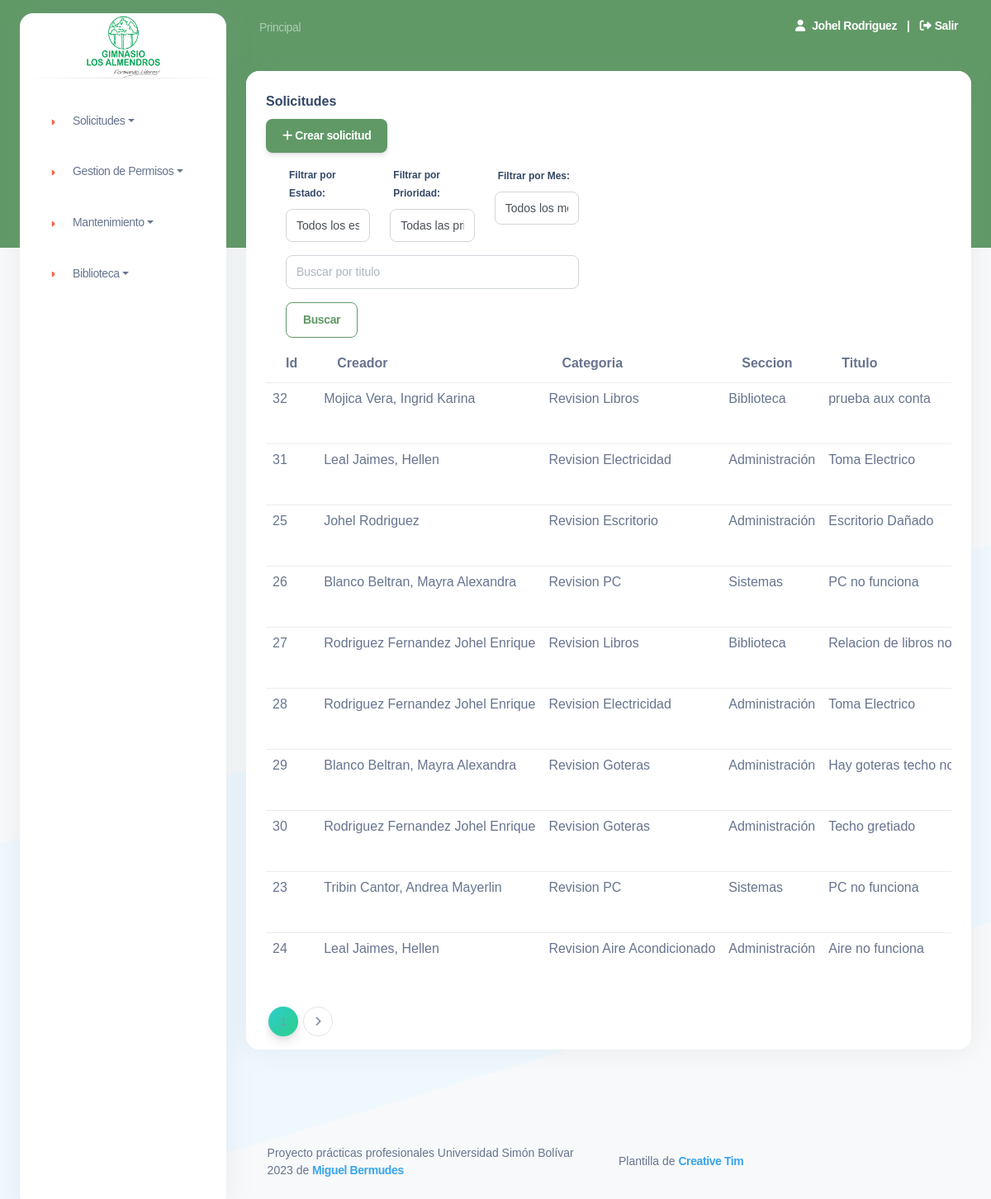
/index.php (signed in), run on the app's committed database.
### tables this page shows
CREATE TABLE `tickets` (
  `id_ticket` int(11) NOT NULL,
  `id_usuario` int(11) NOT NULL,
  `id_categoria` int(11) NOT NULL,
  `titulo` varchar(250) NOT NULL,
  `resumen` text NOT NULL,
  `id_prioridad` int(11) NOT NULL,
  `id_encargado` int(11) NOT NULL,
  `fecha` date NOT NULL,
  `id_estado` int(11) NOT NULL,
  `id_seccion` int(11) NOT NULL,
  `coment_encargado` text NOT NULL,
  `coment_usuario` text NOT NULL,
  `id_satisfaccion` int(11) NOT NULL,
  `imagen` varchar(200) NOT NULL
);

CREATE TABLE `usuarios` (
  `id` int(10) NOT NULL,
  `usuario` varchar(250) NOT NULL,
  `nom_persona` varchar(250) NOT NULL,
  `id_estado` int(11) NOT NULL,
  `email` varchar(250) NOT NULL,
  `password` varchar(250) NOT NULL,
  `tipo_usuario` int(2) NOT NULL,
  `telefono` int(10) NOT NULL,
  `id_seccion` int(11) NOT NULL,
  `id_superior` int(11) NOT NULL,
  `per_tickets` varchar(11) NOT NULL,
  `per_categoria` varchar(11) NOT NULL,
  `per_niveles` varchar(11) NOT NULL,
  `per_seccion` int(11) NOT NULL,
  `per_con` int(11) NOT NULL,
  `per_mistickets` int(11) NOT NULL,
  `per_reserva` int(11) NOT NULL
);

CREATE TABLE `categorias` (
  `id` int(11) NOT NULL,
  `nombre` varchar(100) NOT NULL,
  `descripcion` varchar(400) NOT NULL,
  `id_seccion` int(11) NOT NULL
);

CREATE TABLE `seccion` (
  `id` int(11) NOT NULL,
  `descrip` varchar(50) NOT NULL,
  `tipo` varchar(20) NOT NULL
);

### index.php (the view, shortened to what this page needs)
<?php
include "./php/conexion.php";
$arregloUsuario = $_SESSION['datos_login'];
$registrosPorPagina = 10;
if (isset($_GET['page'])) {
  $paginaActual = $_GET['page'];
} else {
  $paginaActual = 1;
}
$sql2 = "SELECT COUNT(*) AS totalCategorias FROM tickets";
$resultado2 = mysqli_query($conexion, $sql2);
$row = mysqli_fetch_assoc($resultado2);
$totalCategorias = $row['totalCategorias'];
$totalBotones = round($totalCategorias / $registrosPorPagina);
?>
<!DOCTYPE html>
<html lang="en">
<head>
  <link href="./assets/css/nucleo-icons.css" rel="stylesheet" />
  <link href="./assets/css/nucleo-svg.css" rel="stylesheet" />
  <link href="./assets/css/nucleo-svg.css" rel="stylesheet" />
  <link id="pagestyle" href="./assets/css/argon-dashboard.css?v=2.0.4" rel="stylesheet" />
  <link type="text/css" href="sample/css/sample.css" rel="stylesheet" media="screen" />
</head>
<body class="g-sidenav-show   bg-gray-100">
  <?php include("./layouts/admin/header.php"); ?>
  <main class="main-content position-relative border-radius-lg ps">
    <?php include("./layouts/header.php"); ?>
    <div class="container-fluid py-4">
      <?php
      $searchTerm = isset($_GET['search']) ? $_GET['search'] : '';
      $sql = "SELECT tickets.*, categorias.nombre AS catego FROM tickets ";
      $sql .= "INNER JOIN categorias ON tickets.id_categoria = categorias.id ";
      $sql .= " ORDER BY tickets.fecha DESC";
      $resultado = $conexion->query($sql) or die($conexion->error);
      ?>
      <div class="row">
        <div class="col-12">
          <div class="card mb-4">
            <div class="card-header pb-0">
              <h6>Solicitudes</h6>
            </div>
            <div class="content-wrapper">
              <div class="content-header">
                <div class="container-fluid">
                  <div class="row mb-2">
                    <div class="col-sm-6 text-right">
                      <button type="button" title="Crear solicitud" class="btn btn-primary" data-toggle="modal" data-target="#exampleModal">
                        <i class="fa fa-plus"></i> Crear solicitud
                      </button>
                      <td>
                        <div class="container">
                          <form action="" method="GET" class="form-inline">
                            <div class="row">
                              <div class="col-sm">
                                <div class="form-group">
                                  <label for="estado">Filtrar por Estado:</label>
                                  <select class="form-control" name="estado" id="estado">
                                    <option value="">Todos los estados</option>
                                  </select>
                                </div>
                              </div>
                              <div class="col-sm">
                                <div class="form-group">
                                  <label for="prioridad">Filtrar por Prioridad:</label>
                                  <select class="form-control" name="prioridad" id="prioridad">
                                    <option value="">Todas las prioridades</option>
                                  </select>
                                </div>
                              </div>
                              <div class="col-sm">
                                <div class="form-group">
                                  <label for="mes">Filtrar por Mes:</label>
                                  <select class="form-control" name="mes" id="mes">
                                    <option value="">Todos los meses</option>
                                  </select>
                                </div>
                              </div>
                              <div class="">
                                <form method="GET" action="">
                                  <div class="input-group mb-3">
                                    <input type="text" class="form-control" placeholder="Buscar por titulo" name="search" value="<?php echo $searchTerm; ?>">
                                  </div>
                                  <div class="input-group-append">
                                    <button class="btn btn-outline-primary mb-0" type="submit">Buscar</button>
                                  </div>
                                </form>
                              </div>
                            </div>
                          </form>
                        </div>
                    </div>
                  </div>
                </div>
              </div>
              <section class="content">
                <div class="container-fluid">
                  <div class="table-responsive">
                    <table class="table">
                      <thead>
                        <tr>
                          <th>Id</th>
                          <th>Creador</th>
                          <th>Categoria</th>
                          <th>Seccion</th>
                          <th>Titulo</th>
                        </tr>
                      </thead>
                      <tbody>
                        <?php while ($f = mysqli_fetch_array($resultado)) { ?>
                          <tr>
                            <td><?php echo $f['id_ticket']; ?></td>
                            <td>
                              <?php
                              $res = $conexion->query("SELECT nom_persona FROM usuarios WHERE id = " . $f['id_usuario']);
                              if ($categoria = mysqli_fetch_array($res)) {
                                echo $categoria['nom_persona'];
                              }
                              ?>
                            </td>
                            <td> <?php
                                  $res = $conexion->query("SELECT nombre FROM categorias WHERE id = " . $f['id_categoria']);
                                  if ($categoria = mysqli_fetch_array($res)) {
                                    echo $categoria['nombre'];
                                  }
                                  ?>
                            </td>
                            <td> <?php
                                  $res = $conexion->query("SELECT s.descrip FROM seccion s, categorias c WHERE c.id_seccion = s.id AND c.id = " . $f['id_categoria']);
                                  if ($seccion = mysqli_fetch_array($res)) {
                                    echo $seccion['descrip'];
                                  }
                                  ?>
                            </td>
                            <td>
                              <?php echo $f['titulo']; ?>
                            </td>
                          </tr>
                        <?php
                        }
                        ?>
                      </tbody>
                    </table>
                    <nav aria-label="Page navigation example">
                      <ul class="pagination pagination-success">
                        <?php
                        $maxButtons = 4;
                        $start = max(1, $paginaActual - floor($maxButtons / 2));
                        $end = min($start + $maxButtons - 1, $totalBotones);
                        for ($i = $start; $i <= $end; $i++) :
                        ?>
                          <li class="page-item <?php if ($i == $paginaActual) echo 'active'; ?>">
                            <a href="?page=<?php echo $i; ?>&search=" class="page-link"><?php echo $i; ?></a>
                          </li>
                        <?php endfor; ?>
                        <?php if ($paginaActual < $totalCategorias) : ?>
                          <li class="page-item">
                            <a href="?page=<?php echo $paginaActual + 1; ?>&search=" class="page-link" aria-label="Next">
                              <i class="fa fa-angle-right"></i>
                            </a>
                          </li>
                        <?php endif; ?>
                      </ul>
                    </nav>
                  </div>
                </div>
              </section>
            </div>
          </div>
        </div>
      </div>
    </div>
    <?php include("./layouts/footer.php"); ?>
  </main>
</body>
</html>

### layouts/admin/header.php (shortened to what this page needs)
<aside class="sidenav bg-white navbar navbar-vertical navbar-expand-xs border-0 border-radius-xl my-3 fixed-start ms-4 ps" id="sidenav-main">
  <div class="sidenav-header">
    <a class=" m-0 d-flex justify-content-center align-items-center" target="_blank">
      <img src="./images/logo.png" width="100" height="80" alt="Gimnasio Los Almendros" id="logo" data-height-percentage="100">
    </a>
  </div>
  <hr class="horizontal dark mt-0">
  <div class="collapse navbar-collapse w-auto ps" id="sidenav-collapse-main">
    <ul class="navbar-nav">
      <?php if ($arregloUsuario['permisos']['per_tickets'] == '1'|| $arregloUsuario['permisos']['per_mistickets'] == '1') { ?>
        <li class="list-group mt-2">
          <a class="nav-link dropdown-toggle" href="#" id="navbarDropdown" role="button" data-bs-toggle="dropdown" aria-haspopup="true" aria-expanded="false">
            <div class="icon icon-shape icon-sm border-radius-md text-center me-2 d-flex align-items-center justify-content-center">
              <i class="fa fa-caret-right text-warning opacity-10"></i>
            </div>
            <span class="nav-link-text">Solicitudes</span>
          </a>
        </li>
      <?php } ?>
      <?php if ($arregloUsuario['permisos']['per_niveles'] == '1') { ?>
        <li class="list-group mt-2">
          <a class="nav-link dropdown-toggle" href="#" id="navbarDropdown" role="button" data-bs-toggle="dropdown" aria-haspopup="true" aria-expanded="false">
            <div class="icon icon-shape icon-sm border-radius-md text-center me-2 d-flex align-items-center justify-content-center">
              <i class="fa fa-caret-right text-warning opacity-10"></i>
            </div>
            <span class="nav-link-text">Gestion de Permisos</span>
          </a>
        </li>
      <?php } ?>
      <?php if ($arregloUsuario['permisos']['per_categoria'] == '1' || $arregloUsuario['permisos']['per_seccion'] == '1' || $arregloUsuario['permisos']['per_con'] == '1') { ?>
        <li class="list-group mt-2">
          <a class="nav-link dropdown-toggle" href="#" id="navbarDropdown" role="button" data-bs-toggle="dropdown" aria-haspopup="true" aria-expanded="false">
            <div class="icon icon-shape icon-sm border-radius-md text-center me-2 d-flex align-items-center justify-content-center">
              <i class="fa fa-caret-right text-warning opacity-10"></i>
            </div>
            <span class="nav-link-text">Mantenimiento</span>
          </a>
        </li>
      <?php } ?>
      <?php if ($arregloUsuario['permisos']['per_con'] == '1' || $arregloUsuario['permisos']['per_reserva'] == '1') { ?>
        <li class="list-group mt-2">
          <a class="nav-link dropdown-toggle" href="#" id="navbarDropdown" role="button" data-bs-toggle="dropdown" aria-haspopup="true" aria-expanded="false">
            <div class="icon icon-shape icon-sm border-radius-md text-center me-2 d-flex align-items-center justify-content-center">
              <i class="fa fa-caret-right text-warning opacity-10"></i>
            </div>
            <span class="nav-link-text">Biblioteca</span>
          </a>
        </li>
      <?php } ?>
    </ul>
  </div>
</aside>

### layouts/header.php (shortened to what this page needs)
<nav class="navbar navbar-main navbar-expand-lg px-0 mx-4 shadow-none border-radius-xl " id="navbarBlur" data-scroll="false">
  <div class="container-fluid py-1 px-3">
    <nav aria-label="breadcrumb">
      <ol class="breadcrumb bg-transparent mb-0 pb-0 pt-1 px-0 me-sm-6 me-5">
        <li class="breadcrumb-item text-sm"><a class="opacity-5 text-white" href="./index.php">Principal</a></li>
      </ol>
    </nav>
    <div class="collapse navbar-collapse mt-sm-0 mt-2 me-md-0 me-sm-4" id="navbar">
      <ul class="navbar-nav  justify-content-end">
        <?php
        if (isset($_SESSION['datos_login'])) {
          $arregloUsuario = $_SESSION['datos_login'];
        ?>
          <div class="nav-link text-white font-weight-bold px-0 d-sm-inline d-none">
            <i class="fa fa-user me-sm-1" title="perfil"></i>
            <a href="perfil.php" title="perfil" class="mnav-link text-white font-weight-bold px-0"><?php echo $arregloUsuario['nombre']; ?></a>
            <span class="mx-2">|</span>
            <i class="fa fa-sign-out" aria-hidden="true"></i>
            <a href="./php/cerrar_sesion.php" title="Cerrar sesion" class="mnav-link text-white font-weight-bold px-0">Salir</a>
          </div>
        <?php } else { ?>
          <li><a href="login.php" title="Login"><input type="submit" class="btn btn-sm btn-primary" value="Inicar"></a></li>
          <li><a href="registro.php" title="Registro"><input type="submit"  class="btn btn-sm btn-primary" value="Registrarse"></a></li>
        <?php } ?>
      </ul>
    </div>
  </div>
</nav>

### layouts/footer.php
<footer class="footer pt-3">
  <div class="container-fluid">
    <div class="row align-items-center justify-content-lg-between">
      <div class="col-lg-6 mb-lg-0 mb-4">
        <div class="copyright text-center text-sm text-muted text-lg-start">
          Proyecto prácticas profesionales Universidad Simón Bolívar 2023 de
          <a href="" class="font-weight-bold" target="_blank">Miguel Bermudes</a>
        </div>
      </div>
      <div class="col-lg-6">
        <div class="copyright text-center text-sm text-muted text-lg-start">
          Plantilla de
          <a href="https://www.creative-tim.com/learning-lab/bootstrap/license/argon-dashboard?_ga=2.223507163.1371419744.1694985528-1440917270.1684878583" class="font-weight-bold" target="_blank">Creative Tim</a>
        </div>
      </div>
    </div>
  </div>
</footer>

### assets/css/nucleo-svg.css (style rules this page uses)
.icon { display: inline-block; color: #111111; height: 1em; width: 1em; }
.icon-sm { height: 0.8em; width: 0.8em; }
.icon { fill: currentColor; stroke: none; }

### sample/css/sample.css (style rules this page uses)
:root { --ck-sample-base-spacing: 2em; --ck-sample-color-white: #fff; --ck-sample-color-green: #279863; }
body, html { padding: 0; margin: 0; font-family: sans-serif, Arial, Verdana, "Trebuchet MS", "Apple Color Emoji", "Segoe UI Emoji", "Segoe UI Symbol"; font-size: 16px; line-height: 22px; }
body { height: 100%; color: #2D3A4A; background-image: url(../img/bg.png); background-repeat: no-repeat; background-position: 50% 100%; background-size: 100% auto; }
body * { box-sizing: border-box; }
a { color: #38A5EE; }
footer { margin: calc(2*var(--ck-sample-base-spacing)) var(--ck-sample-base-spacing); font-size: .8em; text-align: center; color: rgba(0,0,0,.4); }

### data on the page
tickets: id_ticket "32", id_usuario.nom_persona "Mojica Vera, Ingrid Karina", id_categoria.nombre "Revision Libros", seccion.descrip "Biblioteca", titulo "prueba aux conta"
tickets: id_ticket "31", id_usuario.nom_persona "Leal Jaimes, Hellen", id_categoria.nombre "Revision Electricidad", seccion.descrip "Administración", titulo "Toma Electrico"
tickets: id_ticket "25", id_usuario.nom_persona "Johel Rodriguez", id_categoria.nombre "Revision Escritorio", seccion.descrip "Administración", titulo "Escritorio Dañado"
tickets: id_ticket "26", id_usuario.nom_persona "Blanco Beltran, Mayra Alexandra", id_categoria.nombre "Revision PC", seccion.descrip "Sistemas", titulo "PC no funciona"
tickets: id_ticket "27", id_usuario.nom_persona "Rodriguez Fernandez Johel Enrique", id_categoria.nombre "Revision Libros", seccion.descrip "Biblioteca", titulo "Relacion de libros no…"
tickets: id_ticket "28", id_usuario.nom_persona "Rodriguez Fernandez Johel Enrique", id_categoria.nombre "Revision Electricidad", seccion.descrip "Administración", titulo "Toma Electrico"
tickets: id_ticket "29", id_usuario.nom_persona "Blanco Beltran, Mayra Alexandra", id_categoria.nombre "Revision Goteras", seccion.descrip "Administración", titulo "Hay goteras techo…"
tickets: id_ticket "30", id_usuario.nom_persona "Rodriguez Fernandez Johel Enrique", id_categoria.nombre "Revision Goteras", seccion.descrip "Administración", titulo "Techo gretiado"
tickets: id_ticket "23", id_usuario.nom_persona "Tribin Cantor, Andrea Mayerlin", id_categoria.nombre "Revision PC", seccion.descrip "Sistemas", titulo "PC no funciona"
tickets: id_ticket "24", id_usuario.nom_persona "Leal Jaimes, Hellen", id_categoria.nombre "Revision Aire Acondicionado", seccion.descrip "Administración", titulo "Aire no funciona"

### other printed values
$arregloUsuario['nombre'] "Johel Rodriguez"
